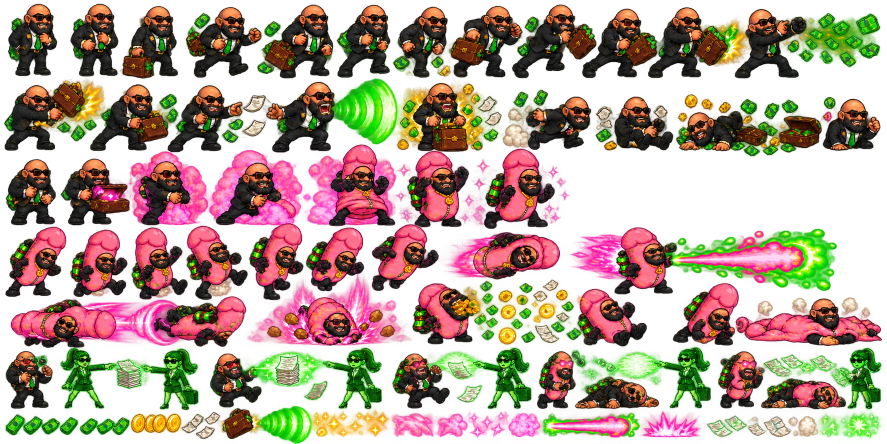
#> input picture art/sheets/neon_lawyer_sheet.png, 1774 x 887 px (shown at 1/2 size)
$ python extract_bichema.py
#> lines starting #> are read from the running program, lines starting #| are printed output that depends on the picture; after the words box and inside, x2 and y2 are one past the last pixel; in counts of white or black regions, pixels touching at a corner belong together
"""Rebuild supplied Bichema character atlases: python assets/extract_bichema.py [--preview-dir DIR].

Requires Pillow. Source pixels are copied without resampling or recolouring.
"""

import argparse
from pathlib import Path

from PIL import Image, ImageDraw


# Explicit source rectangles and measured foot anchors; these sheets are not grids.
BOSS_POSES = {
    "idle_a": ((5, 0, 131, 157), (74, 152)),
    "idle_b": ((132, 0, 242, 156), (199, 152)),
    "run_a": ((374, 0, 526, 158), (447, 152)),
    "run_b": ((671, 0, 790, 156), (741, 152)),
    "jump": ((1005, 185, 1182, 301), (1110, 300)),
    "point": ((333, 164, 537, 303), (411, 302)),
    "blast": ((531, 164, 798, 303), (625, 302)),
    "shield": ((0, 157, 222, 308), (85, 302)),
    "hurt": ((1225, 190, 1365, 305), (1295, 301)),
    "crawl": ((1353, 219, 1507, 308), (1425, 302)),
    "collapse": ((1140, 752, 1327, 820), (1234, 815)),
}
BOSS_KEEP = {
    "idle_a": [(9, 0), (120, 0), (120, 157), (9, 157)],
    "idle_b": [(132, 0), (242, 0), (242, 156), (132, 156)],
    "run_a": [(374, 0), (526, 0), (526, 100), (510, 114), (510, 158), (374, 158)],
    "run_b": [(671, 0), (787, 0), (787, 84), (780, 100), (787, 126), (787, 156), (671, 156)],
    "jump": [(1017, 185), (1182, 185), (1182, 220), (1173, 233), (1173, 275), (1182, 287), (1182, 301), (1060, 301), (1060, 292), (1028, 292), (1028, 279), (1005, 267), (1005, 234), (1024, 219)],
    "point": [(360, 164), (537, 164), (537, 280), (465, 280), (465, 303), (341, 303), (341, 275), (357, 259), (351, 245), (360, 223)],
    "blast": [(548, 164), (798, 164), (798, 280), (751, 288), (676, 288), (665, 303), (531, 303), (531, 217), (548, 212)],
    "shield": [(0, 157), (222, 157), (222, 244), (190, 259), (171, 256), (165, 302), (0, 302)],
    "hurt": [(1240, 190), (1335, 190), (1335, 245), (1357, 252), (1361, 277), (1344, 301), (1252, 301), (1238, 283), (1237, 248), (1240, 227)],
    "crawl": [(1353, 282), (1360, 256), (1375, 235), (1400, 226), (1420, 232), (1456, 227), (1472, 235), (1475, 259), (1469, 275), (1478, 286), (1483, 303), (1353, 303)],
    "collapse": [(1140, 799), (1172, 787), (1182, 770), (1208, 757), (1233, 752), (1258, 762), (1288, 774), (1301, 795), (1327, 799), (1327, 820), (1140, 820)],
}
BOSS_ANIMATIONS = {
    "idle": (3, True, ["idle_a", "idle_b"]),
    "run": (7, True, ["run_a", "run_b"]),
    "jump": (5, True, ["jump"]),
    "point": (5, False, ["point"]),
    "blast": (5, False, ["blast"]),
    "shield": (5, False, ["shield"]),
    "hurt": (5, False, ["hurt"]),
    "dead": (3, False, ["hurt", "crawl", "collapse", "collapse", "collapse"]),
}
# Costume rows share the normal-form canvas/feet; polygons exclude adjacent poses and FX.
COSTUME_POSES = {
    "transform_a": ((246, 303, 438, 453), (332, 450)),
    "transform_b": ((438, 303, 635, 453), (520, 450)),
    "transform_c": ((635, 288, 820, 457), (727, 450)),
    "transform_d": ((820, 299, 969, 457), (899, 450)),
    "transform_e": ((969, 300, 1140, 457), (1057, 450)),
    "idle_a": ((7, 456, 133, 594), (74, 589)),
    "idle_b": ((493, 450, 609, 599), (548, 592)),
    "run_a": ((140, 459, 254, 595), (197, 589)),
    "run_b": ((263, 456, 376, 599), (316, 591)),
    "jump": ((612, 459, 729, 586), (670, 578)),
    "point": ((740, 450, 852, 583), (797, 576)),
    "blast": ((1200, 452, 1350, 599), (1277, 592)),
    "shield": ((374, 441, 490, 601), (427, 591)),
    "hurt": ((1345, 563, 1483, 694), (1411, 685)),
    "fall": ((1145, 573, 1295, 694), (1224, 685)),
    "collapse": ((1480, 588, 1774, 694), (1625, 685)),
    "pink_bolt": ((1090, 827, 1278, 877), (1184, 852)),
}
COSTUME_KEEP = {
    "transform_a": [(267, 303), (410, 303), (419, 350), (419, 420), (409, 453), (270, 453), (267, 425)],
    "transform_b": [(442, 305), (615, 305), (615, 453), (442, 453)],
    "transform_c": [(635, 310), (684, 310), (684, 288), (744, 288), (744, 310), (796, 310), (805, 335), (805, 450), (635, 450)],
    "transform_d": [(820, 305), (858, 305), (858, 303), (900, 303), (900, 305), (969, 305), (969, 450), (820, 450)],
    "transform_e": [(969, 300), (1140, 300), (1140, 457), (969, 457)],
    "idle_a": [(7, 456), (133, 456), (133, 594), (7, 594)],
    "idle_b": [(558, 451), (586, 451), (599, 458), (609, 470), (609, 550), (593, 560), (572, 579), (572, 599), (493, 599), (493, 485), (532, 470), (543, 458)],
    "run_a": [(140, 459), (254, 459), (254, 595), (140, 595)],
    "run_b": [(263, 456), (365, 456), (365, 550), (376, 563), (376, 599), (263, 599)],
    "jump": [(612, 459), (729, 459), (729, 546), (710, 553), (688, 562), (680, 579), (650, 582), (632, 570), (612, 556)],
    "point": [(798, 450), (831, 450), (845, 461), (852, 474), (852, 546), (823, 552), (812, 576), (760, 583), (740, 551), (740, 495), (770, 478), (781, 460)],
    "blast": [(1254, 452), (1327, 452), (1327, 495), (1350, 495), (1350, 558), (1343, 564), (1343, 599), (1225, 599), (1225, 564), (1240, 544), (1230, 515), (1240, 498)],
    "shield": [(396, 448), (419, 448), (439, 452), (453, 465), (463, 486), (490, 504), (490, 584), (458, 584), (458, 595), (374, 595), (374, 472), (383, 457)],
    "hurt": [(1384, 563), (1453, 563), (1483, 589), (1483, 632), (1463, 647), (1463, 694), (1345, 694), (1345, 648), (1365, 610)],
    "fall": [(1145, 573), (1224, 573), (1224, 617), (1260, 636), (1295, 668), (1295, 694), (1166, 694), (1145, 657)],
    "collapse": [(1480, 588), (1774, 588), (1774, 694), (1480, 694)],
    "pink_bolt": [(1090, 827), (1278, 827), (1278, 877), (1090, 877)],
}
COSTUME_ANIMATIONS = {
    "transform": (4, False, ["transform_a", "transform_b", "transform_c", "transform_d", "transform_e"]),
    "idle": (3, True, ["idle_a", "idle_b"]),
    "run": (7, True, ["run_a", "run_b"]),
    "jump": (5, True, ["jump"]),
    "point": (5, False, ["point"]),
    "blast": (5, False, ["blast"]),
    "shield": (5, False, ["shield"]),
    "hurt": (5, False, ["hurt"]),
    "dead": (3, False, ["hurt", "fall", "collapse", "collapse", "collapse"]),
    "pink_bolt": (6, True, ["pink_bolt"]),
}

MINION_POSES = {
    "idle_a": ((15, 4, 170, 215), (96, 207)),
    "idle_b": ((170, 4, 302, 215), (237, 207)),
    "run_a": ((461, 5, 615, 215), (548, 207)),
    "run_b": ((631, 5, 790, 216), (709, 207)),
    "warn": ((304, 5, 447, 215), (379, 207)),
    "shoot": ((161, 230, 388, 436), (239, 426)),
    "hurt": ((774, 677, 933, 865), (849, 854)),
    "fall": ((927, 677, 1068, 865), (997, 854)),
    "dead_a": ((1050, 737, 1280, 860), (1163, 852)),
    "dead_b": ((1270, 685, 1528, 865), (1397, 852)),
    "fly_a": ((1100, 437, 1279, 639), (1191, 631)),
    "fly_b": ((1277, 438, 1462, 630), (1369, 622)),
    "fly_warn": ((1420, 493, 1534, 645), (1484, 637)),
}
MINION_KEEP = {
    "idle_a": [(15, 4), (170, 4), (170, 215), (15, 215)],
    "run_a": [(480, 5), (615, 5), (615, 215), (461, 215), (461, 162), (480, 133)],
    "warn": [(304, 5), (447, 5), (447, 215), (304, 215)],
    "shoot": [(171, 230), (310, 230), (310, 289), (388, 289), (388, 372), (307, 372), (307, 436), (161, 436), (161, 352), (177, 341), (177, 306), (161, 302), (161, 272)],
    "hurt": [(790, 677), (933, 677), (933, 735), (920, 741), (920, 749), (910, 760), (925, 779), (925, 865), (774, 865), (774, 754), (790, 738)],
    "fall": [(943, 677), (1068, 677), (1068, 766), (1048, 778), (1048, 795), (1037, 815), (1037, 865), (927, 865), (927, 791), (944, 767)],
    "dead_a": [(1050, 737), (1270, 737), (1270, 860), (1050, 860)],
    "dead_b": [(1293, 685), (1528, 685), (1528, 865), (1286, 865), (1286, 820), (1293, 796)],
    "fly_a": [(1100, 437), (1279, 437), (1279, 483), (1230, 485), (1220, 514), (1247, 535), (1251, 564), (1221, 594), (1204, 606), (1197, 630), (1168, 630), (1160, 603), (1134, 592), (1117, 566), (1129, 526), (1143, 484), (1100, 483)],
    "fly_b": [(1277, 438), (1462, 438), (1462, 500), (1421, 501), (1421, 630), (1277, 630)],
    "fly_warn": [(1440, 493), (1534, 493), (1534, 645), (1420, 645), (1420, 557), (1440, 541)],
    "money_bolt": [(13, 879), (86, 879), (86, 925), (62, 925), (62, 947), (13, 947)],
}
MINION_ANIMATIONS = {
    "idle": (3, True, ["idle_a", "idle_b"]),
    "run": (8, True, ["run_a", "run_b"]),
    "warn": (5, False, ["warn"]),
    "shoot": (7, False, ["shoot"]),
    "hurt": (6, False, ["hurt"]),
    "dead": (6, False, ["fall", "dead_a", "dead_b", "dead_b"]),
    "fly": (6, True, ["fly_a", "fly_b"]),
    "fly_warn": (5, True, ["fly_warn"]),
    "money_bolt": (6, True, ["money_bolt"]),
}


def generate(source_path, expected_size, stem, poses, keep, animations, size, target, preview_dir):
#> called with expected_size = (1774, 887), stem = 'neon_lawyer', size = (512, 256), target = (256, 240)
    with Image.open(source_path) as source:
#> source is the input picture: PIL image 1774x887 RGBA; mean R, G, B, A 88.2, 66.6, 44.3, 129.6
        assert source.mode == "RGBA" and source.size == expected_size, (source_path, "Expected original RGBA sheet dimensions")
        assert source.getchannel("A").getextrema()[0] == 0, "Sheet must have transparent background"
        frames = {}
        definitions = {name: (rect, anchor, size, target) for name, (rect, anchor) in poses.items()}
        if stem == "money_minion":
            definitions["money_bolt"] = ((13, 879, 86, 947), (49, 913), (128, 96), (64, 48))
        elif stem == "ema_costume":
            rect, anchor = poses["pink_bolt"]
            definitions["pink_bolt"] = (rect, anchor, (192, 64), (96, 32))
            assert set(BOSS_ANIMATIONS) <= set(animations), "Both forms must expose the same combat animations"
            assert not animations["transform"][1] and not animations["dead"][1], "Transition and final collapse must finish"
            assert len(set(animations["transform"][2])) == 5, "Use all five supplied transformation poses"
        for name, (rect, anchor, canvas_size, foot) in definitions.items():
            left, top, right, bottom = rect
            assert 0 <= left < right <= source.width and 0 <= top < bottom <= source.height, name
            crop = source.crop(rect)
            if name in keep:
                mask = Image.new("L", crop.size)
                ImageDraw.Draw(mask).polygon([(x - left, y - top) for x, y in keep[name]], fill=255)
                crop.putalpha(Image.composite(crop.getchannel("A"), Image.new("L", crop.size), mask))
            bounds = crop.getchannel("A").getbbox()
            assert bounds is not None, (name, "empty crop")
            position = (foot[0] + left - anchor[0], foot[1] + top - anchor[1])
            assert position[0] >= 0 and position[1] >= 0, (name, "anchor clips crop")
            assert position[0] + crop.width <= canvas_size[0] and position[1] + crop.height <= canvas_size[1], (name, "frame clips crop")
            canvas = Image.new("RGBA", canvas_size)
            canvas.alpha_composite(crop, position)
            assert canvas.getchannel("A").getbbox() == tuple(v + position[i % 2] for i, v in enumerate(bounds)), (name, "clipped alpha")
            assert crop.convert("RGB").tobytes() == source.crop(rect).convert("RGB").tobytes(), (name, "source colours changed")
            frames[name] = canvas
#> this loop made 11 passes
#> bounds on passes 1 to 11: (6, 0, 114, 157), (0, 0, 110, 156), (0, 12, 152, 158), (0, 0, 117, 156), (0, 0, 177, 116), (8, 0, 204, 139), (0, 0, 267, 139), (0, 0, 222, 146), (12, 0, 137, 112), (0, 7, 131, 85), (0, 0, 187, 68)
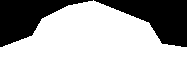
#> mask: PIL image 187x68 L; 67.1% white; 2 black regions, box (x1, y1, x2, y2) and area: (94, 0, 187, 47) 2204, (0, 0, 93, 47) 1985
#> after the loop, frames = 11 items

    placements = {}
    x = y = row_height = 0
    for name, image in frames.items():
        if x + image.width > 2048:
            y += row_height
            x = row_height = 0
        placements[name] = (x, y, image.width, image.height)
        x += image.width
        row_height = max(row_height, image.height)
#> this loop made 11 passes
#> (name, y, x) on passes 5, 9: ('jump', 256, 512), ('hurt', 512, 512)
#> (name, x) on passes 1, 2, 3, 4, 6, 7: ('idle_a', 512), ('idle_b', 1024), ('run_a', 1536), ('run_b', 2048), ('point', 1024), ('blast', 1536)
#> after the loop, placements = 11 items; row_height = 256; x = 1536; y = 512
    atlas = Image.new("RGBA", (2048, y + row_height))
#> atlas: PIL image 2048x768 RGBA; every value is 0
    for name, image in frames.items():
        atlas.alpha_composite(image, placements[name][:2])
#> this loop made 11 passes
#> name on passes 1 to 11: 'idle_a', 'idle_b', 'run_a', 'run_b', 'jump', 'point', 'blast', 'shield', 'hurt', 'crawl', 'collapse'
    output = Path(__file__).resolve().parent
    atlas.save(output / f"{stem}_atlas.png", optimize=True)
    resource = [f'[gd_resource type="SpriteFrames" load_steps={len(frames) + 2} format=3]', "",
                f'[ext_resource type="Texture2D" path="res://assets/{stem}_atlas.png" id="1"]', ""]
    for name, rect in placements.items():
        resource += [f'[sub_resource type="AtlasTexture" id="AtlasTexture_{name}"]', 'atlas = ExtResource("1")',
                     f'region = Rect2({", ".join(map(str, rect))})', ""]
#> this loop made 11 passes
#> (name, rect) on passes 1 to 11: ('idle_a', (0, 0, 512, 256)), ('idle_b', (512, 0, 512, 256)), ('run_a', (1024, 0, 512, 256)), ('run_b', (1536, 0, 512, 256)), ('jump', (0, 256, 512, 256)), ('point', (512, 256, 512, 256)), ('blast', (1024, 256, 512, 256)), ('shield', (1536, 256, 512, 256)), ('hurt', (0, 512, 512, 256)), ('crawl', (512, 512, 512, 256)), ('collapse', (1024, 512, 512, 256))
#> after the loop, resource = 48 items
    resource += ["[resource]", "animations = [{"]
    for index, (name, (fps, loop, keys)) in enumerate(animations.items()):
        assert keys and all(key in frames for key in keys), name
        resource += ['"frames": [']
        resource += [f'{{"duration": 1.0, "texture": SubResource("AtlasTexture_{key}")}}{"," if i < len(keys) - 1 else ""}' for i, key in enumerate(keys)]
        resource += [f'],\n"loop": {str(loop).lower()},\n"name": &"{name}",\n"speed": {float(fps)}',
                     "}, {" if index < len(animations) - 1 else "}]"]
#> after the loop, resource = 88 items
    (output / f"{stem}_frames.tres").write_text("\n".join(resource) + "\n", encoding="utf-8")
    if preview_dir:
        preview_dir.mkdir(parents=True, exist_ok=True)
        contact = Image.new("RGBA", (4 * size[0], ((len(frames) + 3) // 4) * (size[1] + 24)), "#26313c")
        draw = ImageDraw.Draw(contact)
        for index, (name, image) in enumerate(frames.items()):
            px, py = index % 4 * size[0], index // 4 * (size[1] + 24)
            contact.alpha_composite(image, (px, py + 24))
            draw.text((px + 8, py + 5), name, fill="white")
            draw.line((px, py + 24 + target[1], px + size[0], py + 24 + target[1]), fill="#69737d")
        contact.save(preview_dir / f"{stem}_contact.png")
    print(f"{stem}: {len(frames)} frames, {len(animations)} animations; {atlas.width}x{atlas.height}")
#| neon_lawyer: 11 frames, 8 animations; 2048x768


if __name__ == "__main__":
    parser = argparse.ArgumentParser(description=__doc__)
    parser.add_argument("--preview-dir", type=Path)
    args = parser.parse_args()
    sheets = Path(__file__).resolve().parents[1] / "art/sheets"
    generate(sheets / "neon_lawyer_sheet.png", (1774, 887), "neon_lawyer", BOSS_POSES, BOSS_KEEP, BOSS_ANIMATIONS, (512, 256), (256, 240), args.preview_dir)
    generate(sheets / "neon_lawyer_sheet.png", (1774, 887), "ema_costume", COSTUME_POSES, COSTUME_KEEP, COSTUME_ANIMATIONS, (512, 256), (256, 240), args.preview_dir)
#> call 2 of generate, with expected_size = (1774, 887), stem = 'ema_costume', size = (512, 256), target = (256, 240)
#> in generate (call 2), `definitions = {name: (rect, anchor, size, target) for name, (rect, anc..`: definitions = 17 items
#> the loop in generate (call 2), `for name, (rect, anchor, canvas_size, foot) in definitions.items():` made 17 passes
#> (name, anchor, canvas_size, foot, left, top, right, bottom) on passes 1 to 9: ('transform_a', (332, 450), (512, 256), (256, 240), 246, 303, 438, 453), ('transform_b', (520, 450), (512, 256), (256, 240), 438, 303, 635, 453), ('transform_c', (727, 450), (512, 256), (256, 240), 635, 288, 820, 457), ('transform_d', (899, 450), (512, 256), (256, 240), 820, 299, 969, 457), ('transform_e', (1057, 450), (512, 256), (256, 240), 969, 300, 1140, 457), ('idle_a', (74, 589), (512, 256), (256, 240), 7, 456, 133, 594), ('idle_b', (548, 592), (512, 256), (256, 240), 493, 450, 609, 599), ('run_a', (197, 589), (512, 256), (256, 240), 140, 459, 254, 595), ('run_b', (316, 591), (512, 256), (256, 240), 263, 456, 376, 599)
#> after the loop in generate (call 2), `for name, (rect, anchor, canvas_size, foot) in definitions.items():`: mask: PIL image 188x50 L; every value is 255
#> the loop in generate (call 2), `for name, image in frames.items():` made 17 passes
#> (name, y, x, row_height) on passes 5, 9, 13, 17: ('transform_e', 256, 512, 256), ('run_b', 512, 512, 256), ('shield', 768, 512, 256), ('pink_bolt', 1024, 192, 64)
#> (name, x, row_height) on passes 1, 2, 3, 4, 6, 7: ('transform_a', 512, 256), ('transform_b', 1024, 256), ('transform_c', 1536, 256), ('transform_d', 2048, 256), ('idle_a', 1024, 256), ('idle_b', 1536, 256)
#> after the loop in generate (call 2), `for name, image in frames.items():`: row_height = 64; x = 192; y = 1024
#> in generate (call 2), `atlas = Image.new("RGBA", (2048, y + row_height))`: atlas: PIL image 2048x1088 RGBA; every value is 0
#> the loop in generate (call 2), `for name, image in frames.items():` made 17 passes
#> after the loop in generate (call 2), `for name, image in frames.items():`:
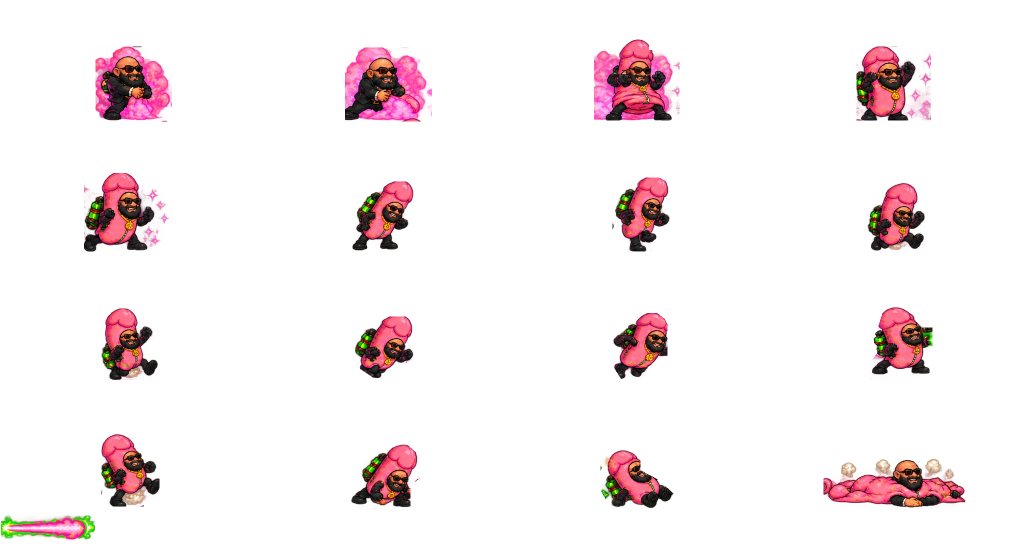
#> atlas: PIL image 2048x1088 RGBA (shown at 1/2 size); mean R, G, B, A 19.3, 8.7, 10.4, 24.3; transparent parts drawn white
#> the loop in generate (call 2), `for name, rect in placements.items():` made 17 passes
#> after the loop in generate (call 2), `for name, rect in placements.items():`: resource = 72 items
#> after the loop in generate (call 2), `for index, (name, (fps, loop, keys)) in enumerate(animations.items()):`: resource = 124 items
#| ema_costume: 17 frames, 10 animations; 2048x1088
    generate(sheets / "money_minion_sheet.png", (1536, 1024), "money_minion", MINION_POSES, MINION_KEEP, MINION_ANIMATIONS, (384, 256), (192, 240), args.preview_dir)
#> call 3 of generate, with expected_size = (1536, 1024), stem = 'money_minion', size = (384, 256), target = (192, 240)
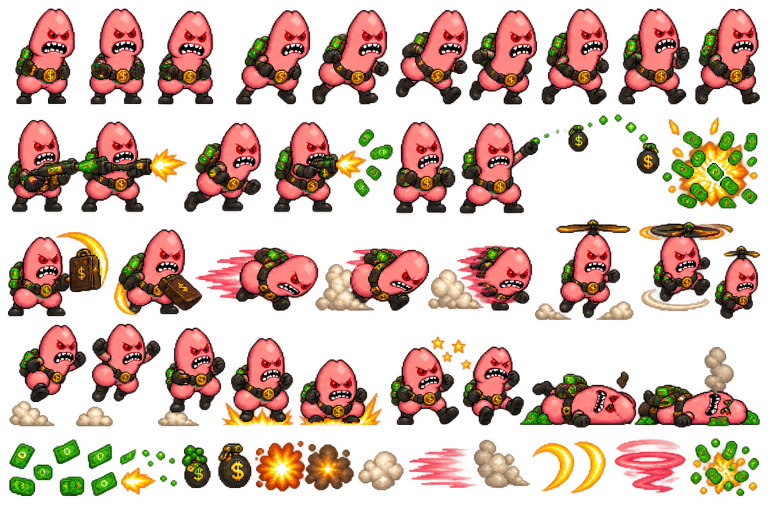
#> input picture art/sheets/money_minion_sheet.png, 1536 x 1024 px (shown at 1/2 size)
#> in generate, source is the input picture: PIL image 1536x1024 RGBA; mean R, G, B, A 134.2, 86.2, 57.2, 102.2
#> in generate (call 3), `definitions = {name: (rect, anchor, size, target) for name, (rect, anc..`: definitions = 13 items
#> the loop in generate (call 3), `for name, (rect, anchor, canvas_size, foot) in definitions.items():` made 14 passes
#> (name, anchor, canvas_size, foot, left, top, right, bottom) on passes 1 to 10: ('idle_a', (96, 207), (384, 256), (192, 240), 15, 4, 170, 215), ('idle_b', (237, 207), (384, 256), (192, 240), 170, 4, 302, 215), ('run_a', (548, 207), (384, 256), (192, 240), 461, 5, 615, 215), ('run_b', (709, 207), (384, 256), (192, 240), 631, 5, 790, 216), ('warn', (379, 207), (384, 256), (192, 240), 304, 5, 447, 215), ('shoot', (239, 426), (384, 256), (192, 240), 161, 230, 388, 436), ('hurt', (849, 854), (384, 256), (192, 240), 774, 677, 933, 865), ('fall', (997, 854), (384, 256), (192, 240), 927, 677, 1068, 865), ('dead_a', (1163, 852), (384, 256), (192, 240), 1050, 737, 1280, 860), ('dead_b', (1397, 852), (384, 256), (192, 240), 1270, 685, 1528, 865)
#> after the loop in generate (call 3), `for name, (rect, anchor, canvas_size, foot) in definitions.items():`:
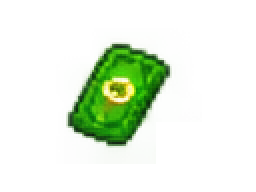
#> canvas: PIL image 128x96 RGBA (shown 2 times larger); mean R, G, B, A 17.8, 43, 5.6, 33.2; transparent parts drawn white
#> after the loop in generate (call 3), `for name, (rect, anchor, canvas_size, foot) in definitions.items():`:
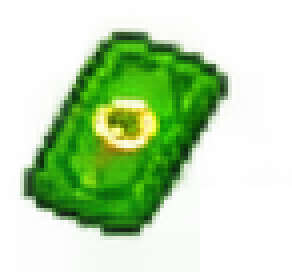
#> crop: PIL image 73x68 RGBA (shown 4 times larger); mean R, G, B, A 56.7, 132.8, 18.8, 82.3; transparent parts drawn white
#> after the loop in generate (call 3), `for name, (rect, anchor, canvas_size, foot) in definitions.items():`:
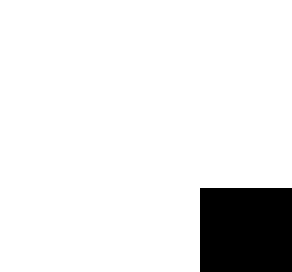
#> mask: PIL image 73x68 L (shown 4 times larger); 90.3% white; 1 black region, box (x1, y1, x2, y2) and area: (50, 47, 73, 68) 483
#> after the loop in generate (call 3), `for name, (rect, anchor, canvas_size, foot) in definitions.items():`: frames = 14 items
#> the loop in generate (call 3), `for name, image in frames.items():` made 14 passes
#> (name, y, x) on passes 6, 11: ('shoot', 256, 384), ('fly_a', 512, 384)
#> (name, x) on passes 1, 2, 3, 4, 5, 7: ('idle_a', 384), ('idle_b', 768), ('run_a', 1152), ('run_b', 1536), ('warn', 1920), ('hurt', 768)
#> after the loop in generate (call 3), `for name, image in frames.items():`: row_height = 256; x = 1280; y = 512
#> the loop in generate (call 3), `for name, image in frames.items():` made 14 passes
#> after the loop in generate (call 3), `for name, image in frames.items():`:
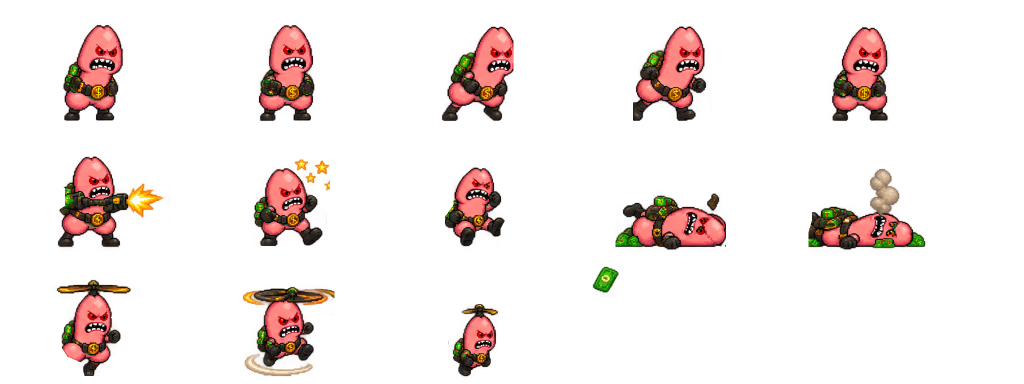
#> atlas: PIL image 2048x768 RGBA (shown at 1/2 size); mean R, G, B, A 25.5, 14.8, 11.3, 31.9; transparent parts drawn white
#> the loop in generate (call 3), `for name, rect in placements.items():` made 14 passes
#> (name, rect) on passes 1 to 12: ('idle_a', (0, 0, 384, 256)), ('idle_b', (384, 0, 384, 256)), ('run_a', (768, 0, 384, 256)), ('run_b', (1152, 0, 384, 256)), ('warn', (1536, 0, 384, 256)), ('shoot', (0, 256, 384, 256)), ('hurt', (384, 256, 384, 256)), ('fall', (768, 256, 384, 256)), ('dead_a', (1152, 256, 384, 256)), ('dead_b', (1536, 256, 384, 256)), ('fly_a', (0, 512, 384, 256)), ('fly_b', (384, 512, 384, 256))
#> after the loop in generate (call 3), `for name, rect in placements.items():`: resource = 60 items
#> after the loop in generate (call 3), `for index, (name, (fps, loop, keys)) in enumerate(animations.items()):`: resource = 104 items
#| money_minion: 14 frames, 9 animations; 2048x768
